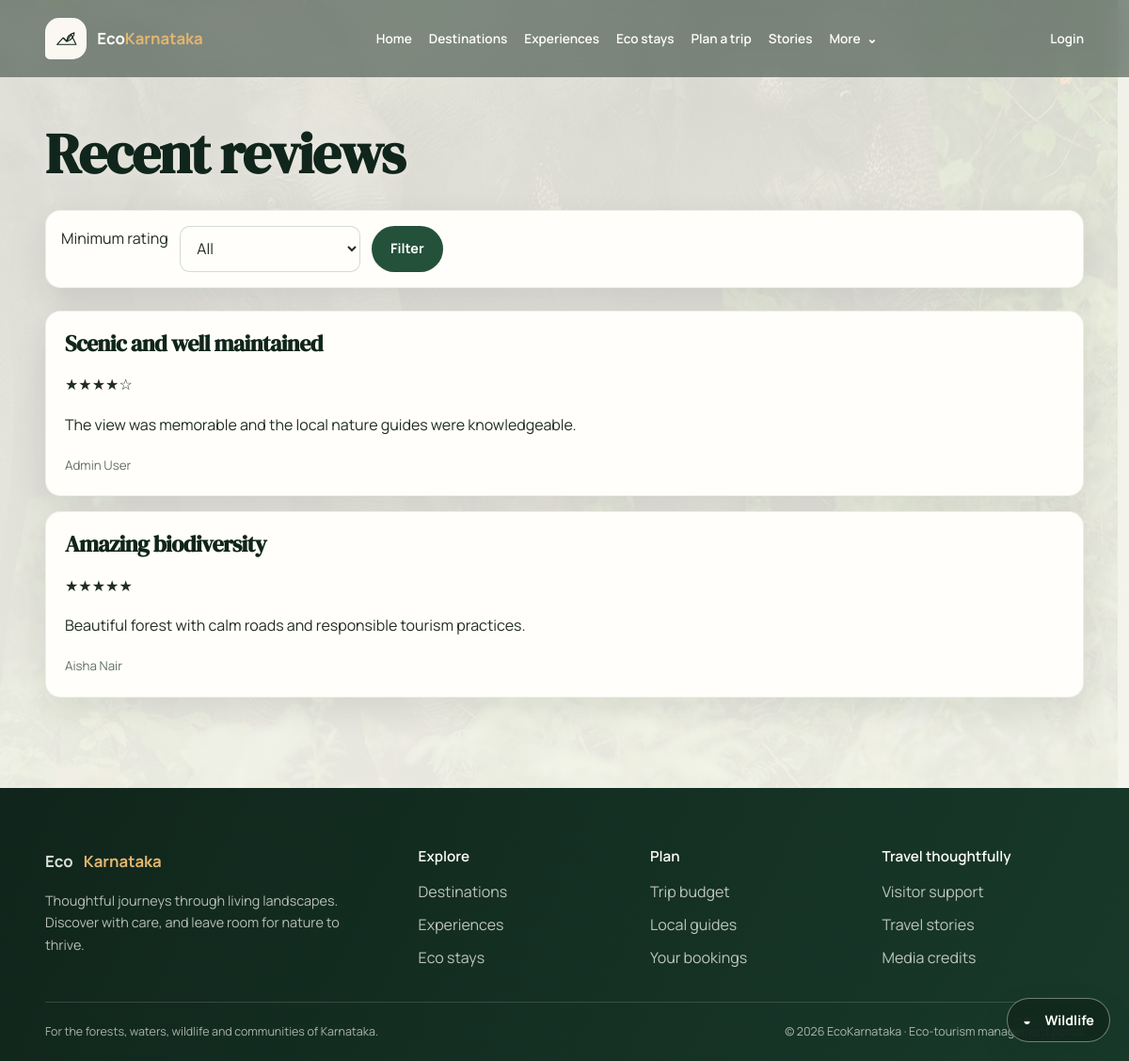
The app's page /reviews with its own data.
### app/models.py (models this page shows)
class Review(SQLModel, table=True):
    id: Optional[int] = Field(default=None, primary_key=True)
    user_id: int = Field(foreign_key="user.id")
    place_id: int = Field(foreign_key="place.id")
    stay_id: Optional[int] = Field(default=None, foreign_key="stay.id")
    guide_id: Optional[int] = Field(default=None, foreign_key="guide.id")
    activity_id: Optional[int] = Field(default=None, foreign_key="activity.id")
    rating: int
    title: str
    comment: str
    created_at: datetime = Field(default_factory=datetime.utcnow)

class User(SQLModel, table=True):
    id: Optional[int] = Field(default=None, primary_key=True)
    name: str
    email: str = Field(index=True, unique=True)
    phone: str
    hashed_password: str
    role: str = "visitor"
    is_active: bool = True
    created_at: datetime = Field(default_factory=datetime.utcnow)

### app/routers/reviews.py (the view)
@router.get("/reviews")
def reviews_page(request: Request, db: Session = Depends(get_db), rating: int = 0):
    user = get_current_user_optional(request, db)
    statement = select(Review).order_by(Review.created_at.desc())
    if rating:
        statement = statement.where(Review.rating == rating)
    reviews = db.exec(statement).all()
    review_rows = []
    for review in reviews:
        reviewer = db.get(User, review.user_id)
        review_rows.append({
            "id": review.id,
            "title": review.title,
            "comment": review.comment,
            "rating": review.rating,
            "user": {"name": reviewer.name if reviewer else "Visitor"},
        })
    places = db.exec(select(Place).where(Place.status == "approved")).all()
    return request.app.state.templates.TemplateResponse(
        "reviews.html",
        {"request": request, "user": user, "reviews": review_rows, "places": places, "rating": rating},
    )

### app/templates/reviews.html (shortened to what this page needs)
{% extends "base.html" %}
{% block content %}
<h1>Recent reviews</h1>
<form method="get" action="/reviews" class="filters">
  <label>Minimum rating</label>
  <select name="rating">
    <option value="0">All</option>
  </select>
  <button type="submit">Filter</button>
</form>
{% for review in reviews %}
  <article class="review-item">
    <h3>{{ review.title }}</h3>
    <p>{{ '★' * review.rating }}{{ '☆' * (5 - review.rating) }}</p>
    <p>{{ review.comment }}</p>
    <small>{{ review.user.name if review.user else 'Visitor' }}</small>
  </article>
{% endfor %}
{% endblock %}

### app/static/css/tokens.css (style rules this page uses)
:root { color-scheme: light; --eco-forest-950: #10251b; --eco-forest-900: #183a2b; --eco-forest-800: #24513a; --eco-moss-600: #527b56; --eco-moss-400: #85a783; --eco-teak-700: #75563f; --eco-cream-100: #faf8f1; --eco-cream-200: #f0ede2; --eco-white: #fffefa; --eco-ink: #202c25; --eco-muted: #617068; --eco-sunrise: #e3b66f; --eco-monsoon: #4d8581; --eco-success: #3e7956; --eco-warning: #9b6d24; --eco-error: #a54542; --eco-info: #376d7a; --eco-space-1: 0.5rem; --eco-space-2: 1rem; --eco-space-3: 1.5rem; --eco-space-4: 2rem; --eco-space-5: 3rem; --eco-space-6: 4rem; --eco-space-7: 6rem; --eco-space-8: 8rem; --eco-radius-sm: 0.65rem; --eco-radius-md: 1rem; --eco-radius-lg: 1.35rem; --eco-radius-xl: 2rem; --eco-radius-pill: 999px; --eco-shadow-soft: 0 12px 34px rgba(16, 37, 27, 0.09); --eco-shadow-card: 0 22px 54px rgba(16, 37, 27, 0.15); --eco-focus: 0 0 0 3px rgba(227, 182, 111, 0.65); --eco-font-display: "DM Serif Display", Georgia, serif; --eco-font-body: "Manrope", "Segoe UI", system-ui, sans-serif; --eco-text-xs: 0.78rem; --eco-text-sm: 0.9rem; --eco-text-base: 1rem; --eco-text-lg: 1.2rem; --eco-text-xl: clamp(1.65rem, 3vw, 2.45rem); --eco-text-display: clamp(3rem, 7vw, 6.5rem); --eco-content-width: 1320px; }

### app/static/css/base.css (style rules this page uses)
*, *::before, *::after { box-sizing: border-box; }
html { min-width: 320px; scroll-behavior: smooth; scrollbar-color: var(--eco-moss-600) var(--eco-cream-100); scrollbar-width: thin; }
body { min-height: 100vh; margin: 0; color: var(--eco-ink); background: var(--eco-cream-100); font-family: var(--eco-font-body); font-size: var(--eco-text-base); line-height: 1.65; -webkit-font-smoothing: antialiased; text-rendering: optimizeLegibility; }
h1, h2, h3, h4, h5, h6 { margin: 0 0 var(--eco-space-2); color: var(--eco-forest-950); font-family: var(--eco-font-display); font-weight: 600; line-height: 1.18; letter-spacing: -0.025em; }
h1 { font-size: clamp(2.2rem, 5vw, 4rem); }
h3 { font-size: clamp(1.25rem, 2vw, 1.65rem); }
p { max-width: 75ch; margin: 0 0 var(--eco-space-2); }
button, input, select, textarea { font: inherit; }
button { cursor: pointer; }

### app/static/css/components.css (style rules this page uses)
button, .button-link, .btn-eco { display: inline-flex; min-height: 2.85rem; align-items: center; justify-content: center; gap: 0.5rem; padding: 0.7rem 1.2rem; border: 1px solid transparent; border-radius: var(--eco-radius-pill); color: var(--eco-white); background: var(--eco-forest-800); font-size: var(--eco-text-sm); font-weight: 700; text-align: center; text-decoration: none; transition: transform 180ms ease, color 180ms ease, background 180ms ease, box-shadow 180ms ease; }
.stack-form input, .stack-form textarea, .stack-form select, .filters input, .filters select, .booking-form input, .booking-form select, .form-eco input, .form-eco textarea, .form-eco select, .environmental-fields input, .environmental-fields select { width: 100%; min-height: 3rem; padding: 0.72rem 0.85rem; border: 1px solid rgba(36, 81, 58, 0.2); border-radius: var(--eco-radius-sm); color: var(--eco-ink); background: var(--eco-white); transition: border-color 160ms ease, box-shadow 160ms ease; }
.filters { display: flex; flex-wrap: wrap; gap: 0.75rem; margin-block: 1.5rem; padding: 1rem; border: 1px solid rgba(36, 81, 58, 0.09); border-radius: var(--eco-radius-md); background: var(--eco-white); box-shadow: var(--eco-shadow-soft); }
.filters select { flex: 0 1 12rem; }
.review-item, .review-snippet, .mini-card, .dashboard-list-item, .stat-box, .place-facts { margin-bottom: 1rem; padding: 1.25rem; border: 1px solid rgba(36, 81, 58, 0.08); border-radius: var(--eco-radius-md); background: var(--eco-white); box-shadow: var(--eco-shadow-soft); }

### app/static/css/background.css (style rules this page uses)
.page-immersive { background: transparent; }
.page-immersive:not(:has(.hero-banner)) .page-body > h1:first-child, .page-immersive:not(:has(.hero-banner)) .page-body > h2, .page-immersive:not(:has(.hero-banner)) .page-body > section > h2 { text-shadow: 0 1px 12px rgba(250, 248, 241, 0.4); }

### app/static/css/utilities.css (style rules this page uses)
.review-item small { color: var(--eco-muted); }

### records on screen
Review: title "Scenic and well maintained", rating "★★★★", rating "☆", comment "The view was memorable and the local nature guides were knowledgeable.", user "Admin User"
Review: title "Amazing biodiversity", rating "★★★★★", comment "Beautiful forest with calm roads and responsible tourism practices.", user "Aisha Nair"
